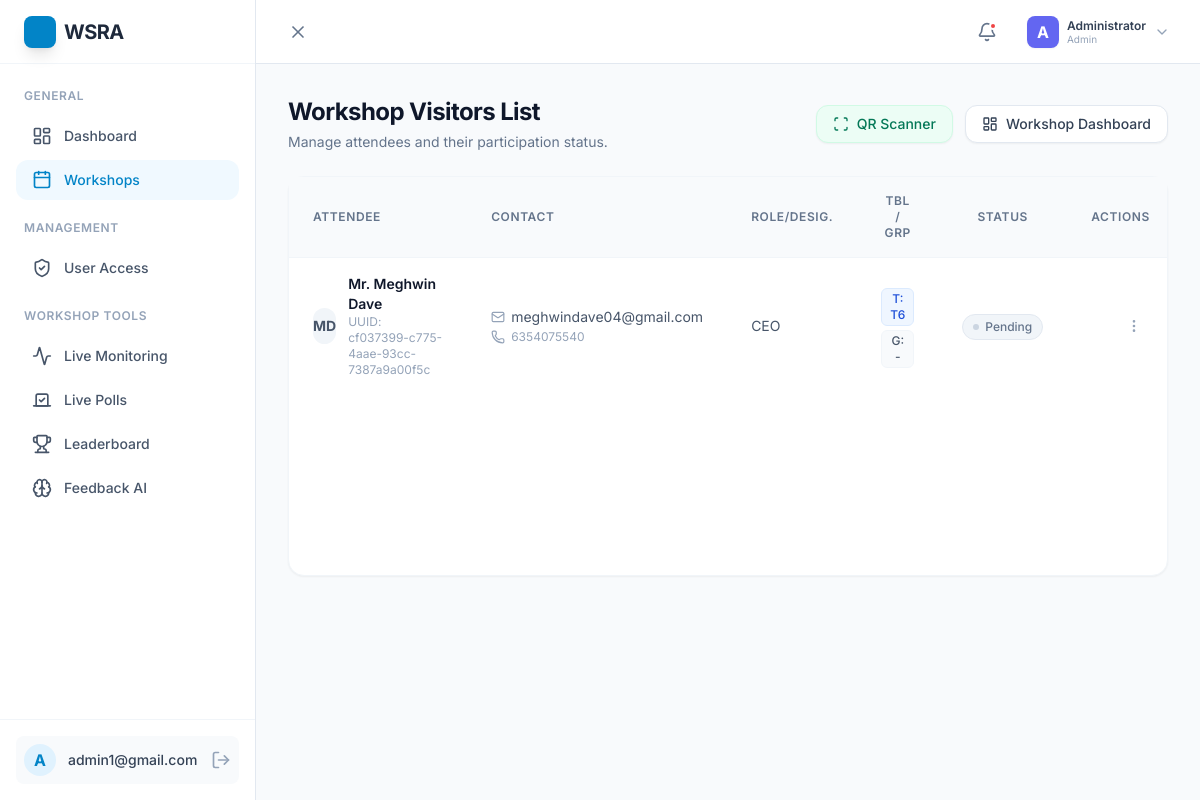
Before: /show_visitors/13 (signed in) with the older database file.
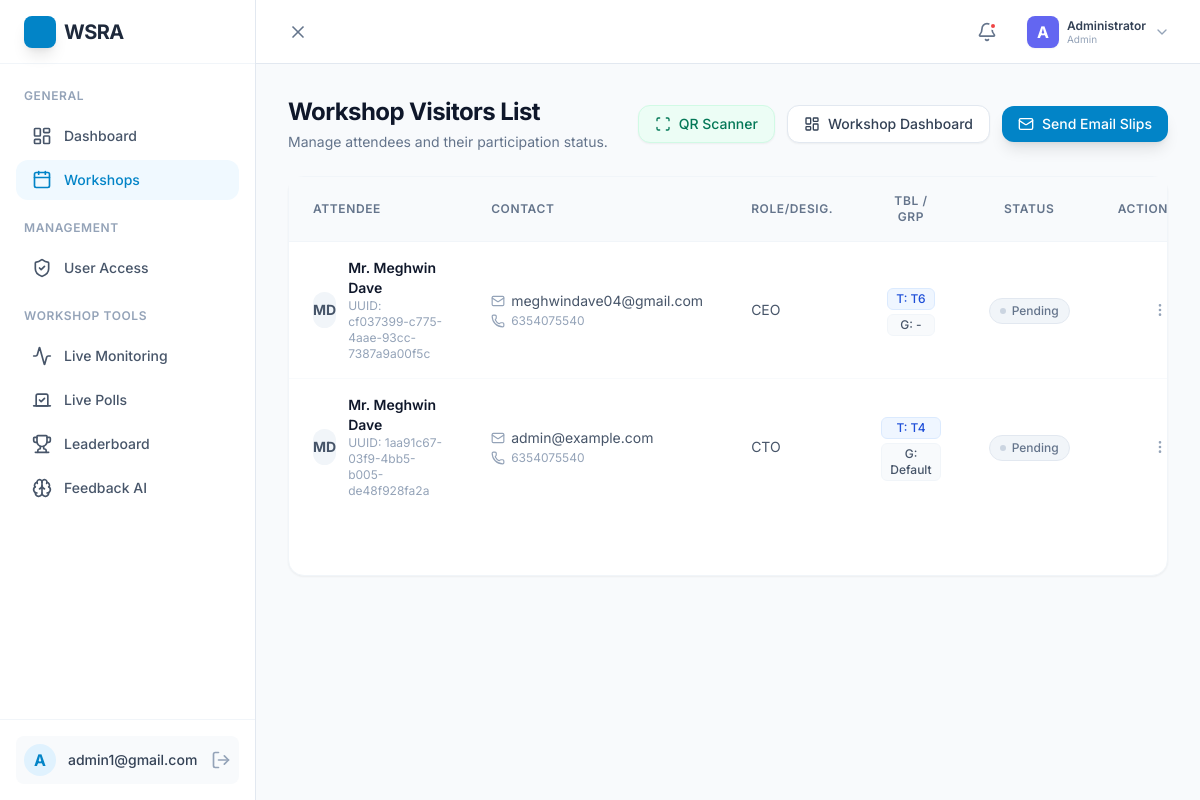
After: the same page with the newer database file.
### main/models.py (models this page shows)
class WorkshopVisitors(models.Model):
    workshop_id = models.ForeignKey(Workshop, on_delete=models.CASCADE)
    first_name = models.CharField(max_length=255,null=True,blank=True)
    last_name = models.CharField(max_length=255,null=True,blank=True)
    designation = models.ForeignKey(Workshop_designations, on_delete=models.CASCADE,null=True, blank=True)
    designation_text = models.CharField(max_length=500, null=True, blank=True)
    department = models.CharField(max_length=255,null=True,blank=True)
    is_presenter = models.BooleanField(default=False)
    email = models.CharField(max_length=500)
    mobile_number = models.IntegerField(null=True,blank=True)
    alloted_table = models.CharField(max_length=50, null=True,blank=True)
    alloted_group = models.CharField(max_length=100, null=True,blank=True)
    is_visited = models.BooleanField(default=False)
    qr_code = models.ImageField(upload_to='qr_codes/', null=True, blank=True)  # New field
    WorkshopVisitors_uuid = models.UUIDField(default=uuid.uuid4,unique=True)

class Workshop_designations(models.Model):
    workshop_id = models.ForeignKey(Workshop, on_delete=models.CASCADE, related_name="designations",null=True, blank=True)
    designation_name = models.CharField(max_length=500)
    designation_tables = models.CharField(max_length=1000)
    def __str__(self):
        return f"{self.designation_name}"

### main/views.py (the view)
# urls.py: path('show_visitors/<int:pk>', views.show_visitors, name="show_visitors"),
@login_required(login_url="../login/")
def show_visitors(request, pk):
    workshop = models.Workshop.objects.get(id=pk)
    if workshop.is_closed:
        data = models.WorkshopVisitors.objects.filter(workshop_id=workshop).order_by('alloted_group')
    else:
        data = models.WorkshopVisitors.objects.filter(workshop_id=workshop).order_by("-id")
    is_closed = workshop.is_closed
    are_emails_sent = request.session.get('emails_sent_{}'.format(pk), False)
    is_feedback_sent = request.session.get('feedback_sent_{}'.format(pk), False)  # Check if feedback was sent
    return render(request, "workshop/show_visitors.html",
                  context={
                      "data": data,
                      "show_flag": True,
                      "heading": "Workshop Visitors List",
                      "columns": ["Sr No.", "Full Name", "Mobile Number", "Email Details", "Designation"," Is Presenter", "Alloted Table", "Alloted Group", "Attandance"],
                      "workshop_key": True,
                      "workshop_id": pk,
                      "is_closed": is_closed,
                      "is_feedback_sent": is_feedback_sent,
                      "are_emails_sent": are_emails_sent
                  })

### main/templates/workshop/show_visitors.html (shortened to what the changed rows need)
{% extends 'base_new.html' %}
{% load static %}
{% block content %}
<div class="space-y-6" x-data="{
    feedbackModal: false,
    editModal: false,
    loading: false,
    feedbackData: {},
    editData: {
        uuid: '',
        first_name: '',
        last_name: '',
        mobile: '',
        email: '',
        table: '',
        designation: '',
        group: ''
    },
    designations: [],
    groups: [],
    openFeedback(uuid) {
        this.feedbackModal = true;
        this.loading = true;
        fetch(`/show-feedback/${uuid}/`)
            .then(r => r.json())
            .then(data => {
                this.loading = false;
                if (data.success && data.feedback.length > 0) {
                    this.feedbackData = data.feedback[0];
                } else {
                    this.feedbackData = null;
                }
            })
            .catch(() => {
                this.loading = false;
                this.feedbackData = null;
            });
    },
    openEdit(uuid, firstName, lastName, mobile, email, table, designation, group) {
        this.editData = { uuid, first_name: firstName, last_name: lastName, mobile, email, table, designation, group };
        this.editModal = true;
        // Load designations and groups
        fetch(`/get-designations-and-groups/{{ workshop_id }}/`)
            .then(r => r.json())
            .then(data => {
                this.designations = data.designations;
                this.groups = data.groups;
            });
    },
    saveEdit() {
        const formData = new FormData();
        formData.append('csrfmiddlewaretoken', '{{ csrf_token }}');
        formData.append('visitor_uuid', this.editData.uuid);
        formData.append('first_name', this.editData.first_name);
        formData.append('last_name', this.editData.last_name);
        formData.append('mobile_number', this.editData.mobile);
        formData.append('email', this.editData.email);
        formData.append('alloted_table', this.editData.table);
        formData.append('designation', this.editData.designation);
        formData.append('alloted_group', this.editData.group);
        fetch('/edit-visitor-details/', {
            method: 'POST',
            body: formData
        })
        .then(r => r.json())
        .then(data => {
            if (data.success) {
                location.reload();
            } else {
                alert('Error: ' + data.message);
            }
        });
    }
}">
    <div class="flex flex-col md:flex-row md:items-center justify-between gap-4">
        <div>
            <h1 class="text-2xl font-bold text-slate-900 tracking-tight">{{ heading }}</h1>
        </div>
        <div class="flex items-center space-x-3">
            <a href="{% url 'workshop_scanner' workshop_id %}" class="inline-flex items-center px-4 py-2 text-sm font-medium text-emerald-700 bg-emerald-50 border border-emerald-100 rounded-xl hover:bg-emerald-100 shadow-sm transition-all font-bold">
                <i data-lucide="scan" class="w-4 h-4 mr-2"></i>
                QR Scanner
            </a>
            <a href="{% url 'live_dashboard' workshop_id %}" class="inline-flex items-center px-4 py-2 text-sm font-medium text-slate-700 bg-white border border-slate-200 rounded-xl hover:bg-slate-50 shadow-sm transition-all">
                <i data-lucide="layout-dashboard" class="w-4 h-4 mr-2 text-primary-500"></i>
                Workshop Dashboard
            </a>
            {% if is_closed and not are_emails_sent %}
            <a href="{% url 'send_emails' workshop_id %}" class="inline-flex items-center px-4 py-2 text-sm font-medium text-white bg-primary-600 rounded-xl shadow-lg shadow-primary-200 hover:bg-primary-700 transition-all">
                <i data-lucide="mail" class="w-4 h-4 mr-2"></i>
                Send Email Slips
            </a>
            {% endif %}
        </div>
    </div>
    <div class="bg-white rounded-2xl border border-slate-100 shadow-sm min-h-[400px]">
        <div class="overflow-x-auto">
            <table class="w-full text-left border-collapse" id="visitorTable">
                <thead>
                    <tr class="bg-slate-50 border-b border-slate-100">
                        <th class="px-6 py-4 text-xs font-semibold text-slate-500 uppercase tracking-wider">Attendee</th>
                        <th class="px-6 py-4 text-xs font-semibold text-slate-500 uppercase tracking-wider">Contact</th>
                        <th class="px-6 py-4 text-xs font-semibold text-slate-500 uppercase tracking-wider">Role/Desig.</th>
                        <th class="px-6 py-4 text-xs font-semibold text-slate-500 uppercase tracking-wider text-center">Tbl / Grp</th>
                        <th class="px-6 py-4 text-xs font-semibold text-slate-500 uppercase tracking-wider text-center">Status</th>
                        <th class="px-6 py-4 text-xs font-semibold text-slate-500 uppercase tracking-wider text-right">Actions</th>
                    </tr>
                </thead>
                <tbody class="divide-y divide-slate-50">
                    {% for obj in data %}
                    <tr class="hover:bg-slate-50/50 transition-colors group">
                        <td class="px-6 py-4">
                            <div class="flex items-center">
                                <div class="w-9 h-9 rounded-full bg-slate-100 flex items-center justify-center text-slate-600 font-bold text-sm mr-3">
                                    {{ obj.first_name|default:""|slice:":1" }}{{ obj.last_name|default:""|slice:":1" }}
                                </div>
                                <div>
                                    <div class="text-sm font-semibold text-slate-900">{{ obj.first_name|default:"" }} {{ obj.last_name|default:"" }}</div>
                                    <div class="text-xs text-slate-400">UUID: {{ obj.WorkshopVisitors_uuid|slice:":8" }}</div>
                                </div>
                            </div>
                        </td>
                        <td class="px-6 py-4">
                            <div class="text-sm text-slate-600 space-y-0.5">
                                <div class="flex items-center">
                                    <i data-lucide="mail" class="w-3.5 h-3.5 mr-1.5 text-slate-400"></i>
                                    {{ obj.email }}
                                </div>
                                <div class="flex items-center text-xs text-slate-400">
                                    <i data-lucide="phone" class="w-3.5 h-3.5 mr-1.5 text-slate-400"></i>
                                    {{ obj.mobile_number }}
                                </div>
                            </div>
                        </td>
                        <td class="px-6 py-4 text-sm text-slate-600">
                            {{ obj.designation|default:obj.designation_text|default:"-" }}
                        </td>
                        <td class="px-6 py-4 text-center">
                            <div class="inline-flex flex-col text-xs font-medium">
                                <span class="px-2 py-0.5 bg-blue-50 text-blue-700 rounded-md border border-blue-100">T: {{ obj.alloted_table|default:"-" }}</span>
                                <span class="mt-1 px-2 py-0.5 bg-slate-50 text-slate-600 rounded-md border border-slate-100">G: {{ obj.alloted_group|default:"-" }}</span>
                            </div>
                        </td>
                        <td class="px-6 py-4 text-center">
                            {% if obj.is_visited %}
                                <span class="inline-flex items-center px-2.5 py-1 rounded-full text-xs font-medium bg-emerald-50 text-emerald-700 border border-emerald-100">
                                    <span class="w-1.5 h-1.5 bg-emerald-500 rounded-full mr-1.5"></span>Checked-in
                                </span>
                            {% else %}
                                <span class="inline-flex items-center px-2.5 py-1 rounded-full text-xs font-medium bg-slate-100 text-slate-500 border border-slate-200">
                                    <span class="w-1.5 h-1.5 bg-slate-300 rounded-full mr-1.5"></span>Pending
                                </span>
                            {% endif %}
                        </td>
                        <td class="px-6 py-4 text-right">
                            <div class="flex items-center justify-end space-x-2">
                                <div class="relative" x-data="{ open: false }">
                                    <button x-ref="button" @click="open = !open" class="p-2 text-slate-400 hover:text-slate-600 hover:bg-slate-100 rounded-lg transition-all">
                                        <i data-lucide="more-vertical" class="w-4 h-4"></i>
                                    </button>
                                </div>
                            </div>
                        </td>
                    </tr>
                    {% endfor %}
                </tbody>
            </table>
        </div>
    </div>
</div>
{% endblock %}

Changed rows visible on the page:
added WorkshopVisitors: first_name "M", last_name "D", first_name "Mr. Meghwin", last_name "Dave", WorkshopVisitors_uuid "1aa91c67-03f9-4bb5-b005-de48f928fa2a", email "admin@example.com", mobile_number "6354075540", designation "CTO", alloted_table "T4", alloted_group "Default", is_visited False (drawn)
Other visible differences:
text now shown: "Send Email Slips"
